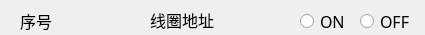
<?xml version="1.0" encoding="UTF-8"?>
<ui version="4.0">
 <class>IntercomMultiCoilItem</class>
 <widget class="QWidget" name="IntercomMultiCoilItem">
  <property name="geometry">
   <rect>
    <x>0</x>
    <y>0</y>
    <width>425</width>
    <height>35</height>
   </rect>
  </property>
  <property name="font">
   <font>
    <family>微软雅黑</family>
    <pointsize>12</pointsize>
   </font>
  </property>
  <property name="windowTitle">
   <string>Form</string>
  </property>
  <widget class="QRadioButton" name="radioButton_ON">
   <property name="geometry">
    <rect>
     <x>300</x>
     <y>6</y>
     <width>51</width>
     <height>30</height>
    </rect>
   </property>
   <property name="text">
    <string>ON</string>
   </property>
  </widget>
  <widget class="QRadioButton" name="radioButton_OFF">
   <property name="geometry">
    <rect>
     <x>360</x>
     <y>6</y>
     <width>61</width>
     <height>30</height>
    </rect>
   </property>
   <property name="text">
    <string>OFF</string>
   </property>
  </widget>
  <widget class="QLabel" name="txt_SerialNum">
   <property name="geometry">
    <rect>
     <x>20</x>
     <y>10</y>
     <width>61</width>
     <height>21</height>
    </rect>
   </property>
   <property name="text">
    <string>序号</string>
   </property>
  </widget>
  <widget class="QLabel" name="txt_CoilAddr">
   <property name="geometry">
    <rect>
     <x>150</x>
     <y>10</y>
     <width>71</width>
     <height>20</height>
    </rect>
   </property>
   <property name="text">
    <string>线圈地址</string>
   </property>
  </widget>
 </widget>
 <resources/>
 <connections/>
</ui>
